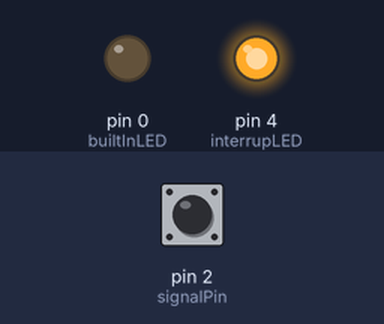
This sketch was run on a simulated Arduino Uno, built with avr-gcc and run on an emulated ATmega328P. On the bench: output pins drawn as LEDs (lit = HIGH). Dashed ring = blinking. Inputs (shaded band) come from the test bench; at power-on: pin 2 (signalPin) HIGH. Sleep ends after the set time or at an interrupt.

Above: at 0.01 s.
At 0.61 s:
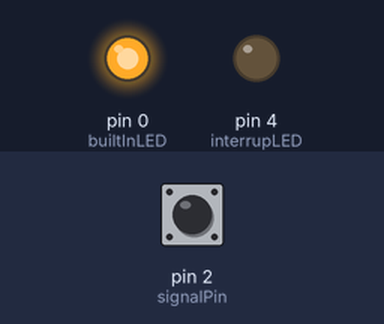
At 2.8 s:
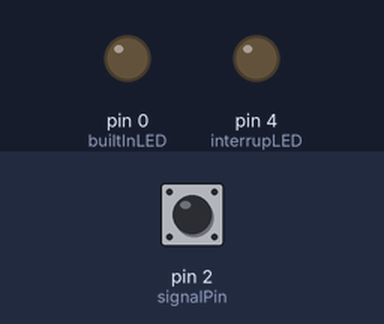
At 5.85 s:
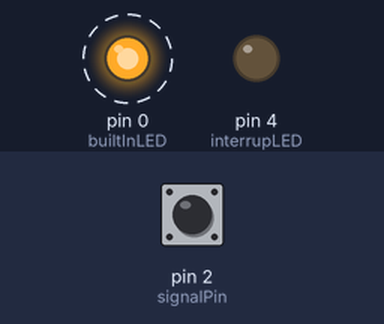
Timing chart, 0 to 9.4 s (numbered marks = the images above):
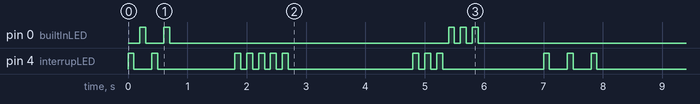

Measured:
- by itself, pin 0 (builtInLED): HIGH → LOW at 0.30 s, → HIGH 0.30 s later, → LOW 0.10 s later, → HIGH 4.7 s later, … (9 changes in this stretch)
- by itself, pin 4 (interrupLED): HIGH → LOW at 0.10 s, → HIGH 0.30 s later, → LOW 0.10 s later, → HIGH 1.3 s later, … (25 changes in this stretch)

The sketch:

ATTINY_DEEPSLEEP.ino
```cpp
#include <avr/interrupt.h>
#include <avr/sleep.h>
const int builtInLED = 0;            // LED connected to digital pin 0
const int interrupLED = 4;      // LED to show the action of a interrupt
//const int intStatusLED = 5;
const int signalPin = 2;            // active LOW, ground this pin momentary to wake up

void blinkG() {
  digitalWrite(builtInLED, HIGH);
  delay(100);
  digitalWrite(builtInLED, LOW);
  delay(100);
}
void blinkR() {
  digitalWrite(interrupLED, HIGH);
  delay(100);
  digitalWrite(interrupLED, LOW);
  delay(100);
}

void setup() {
  pinMode(builtInLED, OUTPUT);
  pinMode(interrupLED, OUTPUT);
  pinMode(signalPin, INPUT);
  blinkR();  blinkG();  blinkR();  blinkG();
}

void wakeUpNow() {
  detachInterrupt(0);
  blinkG(); blinkG(); blinkG(); blinkG(); blinkG();
}

void sleepNow() {
  delay(1000);
  blinkR(); blinkR(); blinkR();
  blinkG(); blinkG(); blinkG();
  delay(1000);
  set_sleep_mode(SLEEP_MODE_PWR_DOWN);
  sleep_enable();
  if (digitalRead(signalPin) == LOW) {
    blinkG(); delay(200); blinkG(); delay(200); blinkG(); delay(200);
    set_sleep_mode(SLEEP_MODE_PWR_DOWN);
    sleep_enable();
    attachInterrupt(0, wakeUpNow, LOW);
    sleep_mode();

    sleep_disable();
  }
  if (digitalRead(signalPin) == HIGH) {
    blinkR(); delay(200); blinkR(); delay(200); blinkR(); delay(200);
    set_sleep_mode(SLEEP_MODE_PWR_DOWN);
    sleep_enable();
    attachInterrupt(0, wakeUpNow, LOW);
    sleep_mode();

    sleep_disable();
  }


}

void loop() {
  delay(1000);
  blinkR(); blinkR(); blinkR(); blinkR(); blinkR();
  delay(1000);
  sleepNow();
}
```
